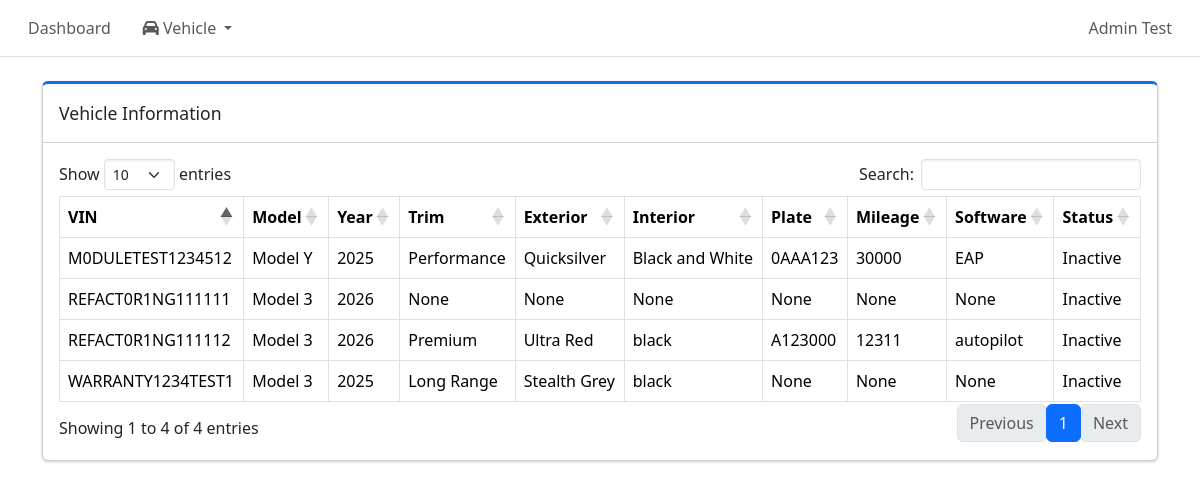
The app's page /admin/vehicles/ (signed in), older data.
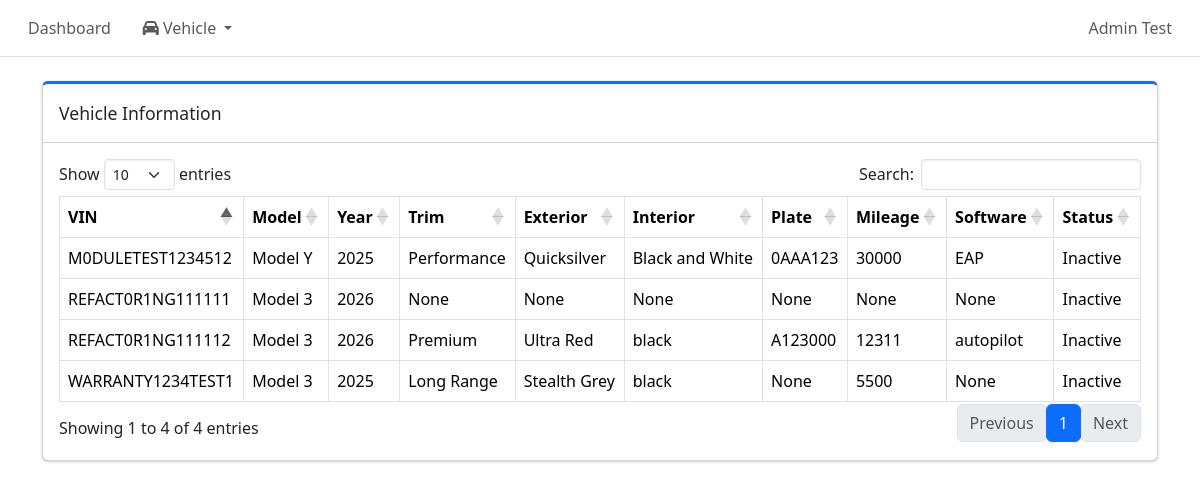
The same page, newer data.
### tables this page shows
CREATE TABLE vehicle (
    vehicle_id INTEGER PRIMARY KEY AUTOINCREMENT,
    vin TEXT NOT NULL UNIQUE CHECK(length(vin) = 17),
    make TEXT,
    model TEXT,
    model_year INTEGER,
    trim TEXT,
    exterior TEXT,
    interior TEXT,
    plate_number TEXT,
    mileage INTEGER,
    software TEXT,
    vehicle_status TEXT NOT NULL CHECK(vehicle_status IN ('Active', 'Inactive', 'Maintenance', 'Sold')),
    created_at DATETIME DEFAULT CURRENT_TIMESTAMP
);

### routes/admin/vehicle_pages.py (the view)
@vehicle_pages_bp.route("/",methods=["GET"])
def vehicle_list_page():
    if not session.get("admin_logged_in"):
        return redirect(url_for("auth.admin_login"))
    conn = get_conn()
    cur = conn.cursor()
    cur.execute("""
        SELECT vehicle_id, vin, model, model_year, trim, exterior, interior, plate_number, mileage, software, vehicle_status
        FROM vehicle
        ORDER BY created_at DESC
    """)
    vehicles = cur.fetchall()
    purchase_types = get_purchase_warranty_types()
    subscription_types = get_subscription_warranty_types()
    return render_template("vehicle_info.html", vehicles=vehicles, purchase_types=purchase_types, subscription_types=subscription_types)

### db.py (called while the page is built)
def make_dict(cursor, row):
    return {col[0]: row[idx] for idx, col in enumerate(cursor.description)}

def get_conn():
    if "db" not in g:
        conn = sqlite3.connect(DB_PATH, check_same_thread=False)
        conn.row_factory = make_dict
        conn.execute("PRAGMA foreign_keys = ON;")
        g.db = conn
    return g.db

def close_conn(e=None):
    db = g.pop("db", None)
    if db is not None:
        db.close()

### utils/warranty_utils.py (called while the page is built)
def get_purchase_warranty_types():
    conn = get_conn()
    cur = conn.cursor()
    cur.execute("""
        SELECT warranty_type_id, type_name, display_name
        FROM warranty_type
        WHERE category = 'purchase' AND is_active = 1
        ORDER BY sort_order
    """)
    rows = cur.fetchall()
    return rows

def get_subscription_warranty_types():
    conn = get_conn()
    cur = conn.cursor()
    cur.execute("""
        SELECT warranty_type_id, type_name, display_name
        FROM warranty_type
        WHERE category = 'subscription' AND is_active = 1
        ORDER BY sort_order
    """)
    rows = cur.fetchall()
    return rows

### templates/vehicle_info.html (shortened to what this page needs)
{% extends "base.html" %}
{% block content %}
<div class="col-12">
    <div class="card card-primary card-outline mb-4">
        <div class="card-header">
            <div class="card-title">Vehicle Information</div>
        </div>
        <div class="card-body">
            <table id = "vehicleTable" class="table table-bordered table-hover">
                <thead>
                    <tr>
                        <th>VIN</th>
                        <th>Model</th>
                        <th>Year</th>
                        <th>Trim</th>
                        <th>Exterior</th>
                        <th>Interior</th>
                        <th>Plate</th>
                        <th>Mileage</th>
                        <th>Software</th>
                        <th>Status</th>
                    </tr>
                </thead>
                <tbody>
                    {% for v in vehicles %}
                    <tr data-id="{{v.vehicle_id}}" data-vin="{{v.vin}}" style="cursor:pointer;">
                        <td>{{v.vin}}</td>
                        <td>{{v.model}}</td>
                        <td>{{v.model_year}}</td>
                        <td>{{v.trim}}</td>
                        <td>{{v.exterior}}</td>
                        <td>{{v.interior}}</td>
                        <td>{{v.plate_number}}</td>
                        <td>{{v.mileage}}</td>
                        <td>{{v.software}}</td>
                        <td>{{v.vehicle_status}}</td>
                    </tr>
                    {% endfor %}
                </tbody>
            </table>
        </div>
    </div>
</div>
{% endblock %}

### templates/base.html (shortened to what this page needs)
<!doctype html>
<html lang="en">
    <head>
        <link href="https://cdn.jsdelivr.net/npm/bootstrap@5.3.8/dist/css/bootstrap.min.css"
            rel="stylesheet"
>
        <link rel="stylesheet"
            href="{{ url_for('static', filename='adminlte/css/adminlte.min.css') }}">
        <link rel="stylesheet"
            href="https://cdnjs.cloudflare.com/ajax/libs/font-awesome/6.5.1/css/all.min.css"
 />
        <link rel="stylesheet" href="https://cdn.datatables.net/1.13.6/css/dataTables.bootstrap5.min.css">
        <link rel="stylesheet" href="https://cdn.datatables.net/rowgroup/1.3.1/css/rowGroup.bootstrap5.min.css">
        <link rel="stylesheet" href="{{ url_for('static', filename='style.css') }}">
    </head>
    <body class="hold-transition sidebar-mini layout-fixed">
        <nav class="app-header navbar navbar-expand bg-body">
            <div class="container-fluid">
                <ul class="navbar-nav">
                    <li class="nav-item">
                        <a href="/admin/dashboard" class="nav-link">Dashboard</a>
                    </li>
                    <li class="nav-item dropdown">
                        <a class="nav-link dropdown-toggle" href="#" data-bs-toggle="dropdown">
                            <i class="fa-solid fa-car"></i> Vehicle
                        </a>
                    </li>
                </ul>
                <ul class="navbar-nav ms-auto">
                    <li class="nav-item dropdown user-menu">
                        <a href="#" class="nav-link dropdown-toggle" data-bs-toggle="dropdown">
                            <span>Admin Test</span>
                        </a>
                    </li>
                </ul>
            </div>
        </nav>
        <main class="container mt-4">
            {% block content %}{% endblock %}
        </main>
        {% include "toast_success.html" %}
    </body>
</html>

### templates/toast_success.html (shortened to what this page needs)
<div class="position-fixed top-0 end-0 p-3" style="z-index: 9999">
</div>

Row changes from the older to the newer data that the page shows:
changed vehicle "WARRANTY1234TEST1": mileage "None" → "5500"
